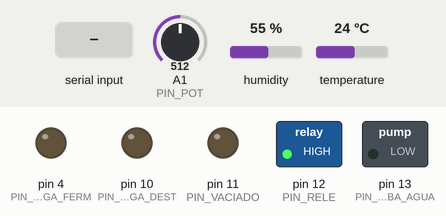
This sketch was run on a simulated Arduino Uno, built with avr-gcc and run on an emulated ATmega328P. Shown: switched loads named in the sketch (green lamp = pin HIGH), output pins drawn as LEDs (lit = HIGH). Dashed ring = blinking. Inputs (shaded band) come from the test bench; at power-on: temperature 24 °C, A1 (PIN_POT) = 512, humidity 55 %. Pins used as bus, display or sensor lines are not drawn; what the sketch prints to the serial monitor is not drawn.

Above: at 2.7 s.
2.8 s: "vaciado:1\n" received over Serial
At 4.5 s:
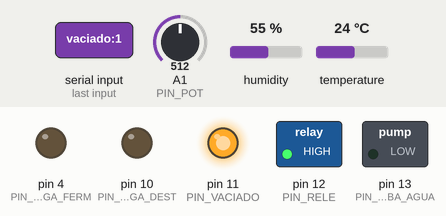
4.8 s: temperature set to 11 °C
At 6.4 s:
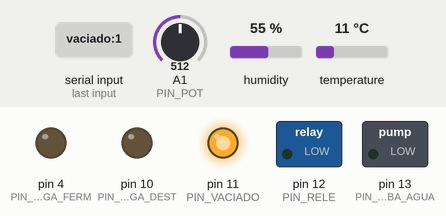
8.0 s: temperature set to 8 °C
At 10.1 s:
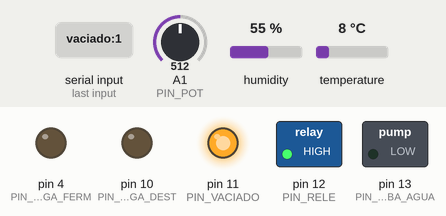
13.0 s: "agua:1\n" received over Serial
At 14.2 s:
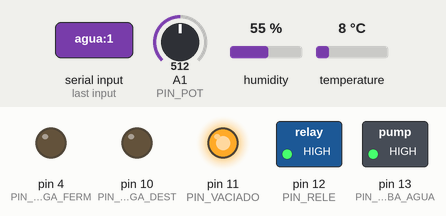
16.5 s: "vaciado:0\n" received over Serial
At 17.2 s:
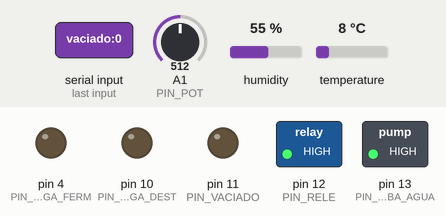
Timing chart, 0 to 24.5 s (numbered marks = the images above; inputs shaded):
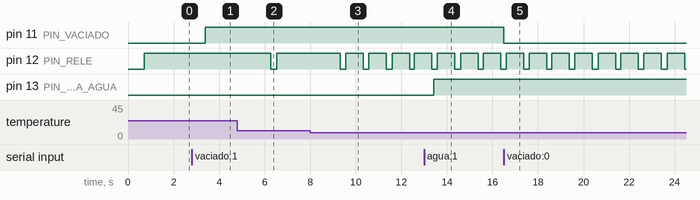

Measured:
- the behaviour switches between 10 and 9 °C on temperature (found by bisection; images 2 and 3)
- after the input at 2.8 s, pin 11 (PIN_VACIADO): LOW → HIGH after 0.59 s
- after the input at 4.8 s, pin 12 (PIN_RELE): HIGH → LOW after 1.5 s, → HIGH 0.26 s later
- after the input at 8.0 s, pin 12 (PIN_RELE): alternates HIGH for 0.77 s and LOW for 0.24 s, starting after 1.3 s
- after the input at 13.0 s, pin 13 (PIN_BOMBA_AGUA): LOW → HIGH after 0.42 s
- after the input at 16.5 s, pin 11 (PIN_VACIADO): HIGH → LOW at once

The sketch:

VERSIO_1.ino
```cpp
#include "Headers.h"

// ==================== DEFINICIÓN DE PINES (ARDUINO UNO R4) ====================
#define PIN_DHT11     2
#define PIN_RELE     12
#define PIN_POT      A1   // Pin central del potenciómetro (peso del alambique)
#define PIN_POT_VCC   7   // Pata (+) del potenciómetro, alimentada desde un pin digital
#define PIN_POT_GND   6   // Pata (-) del potenciómetro

// Salidas ON/OFF: un solo pin por actuador (HIGH = activado, LOW = apagado). El otro borne va a GND.
#define PIN_PURGA_DEST    10   // Purga del destilador (XV202)
#define PIN_PURGA_FERM     4   // Purga del fermentador (XV101)
#define PIN_VACIADO       11   // Válvula de vaciado / extracción (XV301)

// Bomba de agua del destilador (P201 + XV201). Ojo: el pin 13 es además el LED interno de la placa
#define PIN_BOMBA_AGUA  13

// ==================== SIMULACIÓN DEL DESTILADOR ====================
const float OFFSET_TEMP_SIM = 20.0;   // Se suma a la medición del DHT11 para simular más temperatura
const float PESO_MAX_L      = 75.0;   // Fondo de escala del "peso" del alambique (litros)

// ADC de la R4: hasta 14 bits (0..16383). Más sobremuestreo = menos ruido.
const uint8_t  ADC_BITS      = 14;
const uint16_t N_MUESTRAS    = 64;    // Promedio de lecturas por cada medición de peso
float adcMin = 0.0;                   // Lectura con el pote al mínimo (calibrable con el comando calmin)
float adcMax = 1502;               // Lectura con el pote al máximo (calibrable con el comando calmax)
float adcPromedio = 0.0;              // Último promedio crudo (sirve para calibrar)

// ==================== PARÁMETROS Y VARIABLES GLOBALES ====================
float setpoint = 30.0;
float KP = 2.0;
float KI = 0.0;
float KD = 1.0;
double TS = 1.0;          // Tiempo de muestreo por defecto en segundos
double HISTERESIS = 2.0;  // Ancho de banda para el control On/Off

int BTRELE = 100;         // Base de tiempo del relé en ms
float temperaturaActual = 0.0;   // Ya incluye el offset de simulación
float pesoLitros = 0.0;
bool sensorOk = false;
unsigned long tiempoUltimoControl = 0;
unsigned long tiempoUltimaTelemetria = 0;
const unsigned long PERIODO_TELEMETRIA_MS = 500;
int porcentajeActuador = 0;

// Estado actual de las purgas (true = activada). Arrancan apagadas.
bool purgaDestilador   = false;
bool purgaFermentador  = false;

// Estado de la válvula de vaciado (true = abierta). Arranca cerrada.
bool valvulaVaciado    = false;

// Estado de la bomba de agua (true = encendida). Arranca apagada.
bool bombaAgua = false;

// ==================== OBJETOS GLOBALES ====================
SensorDeTemperatura SensorDht11(PIN_DHT11);
Rele ReleSsr(PIN_RELE, BTRELE, "SSR");
// Arrancamos con PID habilitado (true) y On/Off deshabilitado (false)
Control sistemaControl(KP, KI, KD, TS, HISTERESIS, true, false);

// ==================== PROTOTIPOS ====================
void procesarComando(String cmd);
void enviarTelemetria();
float leerPesoLitros();
void reconstruirControl();
void aplicarSalida(uint8_t pin, bool activar);
bool interpretarEstado(String v, bool &resultado);

// ==================== SETUP ====================
void setup() {
    Serial.begin(115200);   // En la R4 el USB es nativo, pero Node-RED debe usar el mismo valor
    delay(200);

    // Salidas ON/OFF: pines como salida y arrancan apagadas (LOW)
    pinMode(PIN_PURGA_DEST, OUTPUT);
    pinMode(PIN_PURGA_FERM, OUTPUT);
    pinMode(PIN_VACIADO,    OUTPUT);
    aplicarSalida(PIN_PURGA_DEST, false);
    aplicarSalida(PIN_PURGA_FERM, false);
    aplicarSalida(PIN_VACIADO,    false);

    // Bomba de agua: arranca apagada
    pinMode(PIN_BOMBA_AGUA, OUTPUT);
    digitalWrite(PIN_BOMBA_AGUA, LOW);

    // Alimentación del potenciómetro desde pines digitales
    pinMode(PIN_POT_VCC, OUTPUT);
    pinMode(PIN_POT_GND, OUTPUT);
    digitalWrite(PIN_POT_VCC, HIGH);
    digitalWrite(PIN_POT_GND, LOW);
    //analogReadResolution(ADC_BITS);   // 14 bits en la R4
    delay(50);                        // Que se estabilice la tensión del pote

    SensorDht11.inicializar();
    // Apagar el actuador al inicio de forma segura (0% de potencia)
    ReleSsr.Aplicar(0);

    tiempoUltimoControl = millis();
    tiempoUltimaTelemetria = millis();
}

// ==================== LOOP PRINCIPAL ====================
void loop() {
    // 1. Gestión de comandos por puerto serie
    //    (while en vez de if: se vacía todo lo que haya llegado, así los comandos de purga
    //     no quedan esperando detrás de otros comandos mientras el relé bloquea el loop)
    while (Serial.available()) {
        String cmd = Serial.readStringUntil('\n');
        cmd.trim();
        if (cmd.length() > 0) {
            procesarComando(cmd);
        }
    }

    // 2. Control temporizado por Tiempo de Muestreo (TS)
    unsigned long intervaloMs = (unsigned long)(TS * 1000.0);
    if (millis() - tiempoUltimoControl >= intervaloMs) {
        tiempoUltimoControl = millis();

        float lectura = SensorDht11.leerTemperatura();
        if (lectura != -999.0) {
            sensorOk = true;
            // Simulación: sumamos 20 °C a la medición real
            temperaturaActual = lectura + OFFSET_TEMP_SIM;

            double accionControl = sistemaControl.CalcularError(setpoint, temperaturaActual);
            porcentajeActuador = (int)accionControl;
            if (porcentajeActuador < 1)   porcentajeActuador = 0;
            if (porcentajeActuador > 100) porcentajeActuador = 100;
            ReleSsr.Aplicar(porcentajeActuador);   // Ojo: bloquea ~800 ms (delay interno de Rele)
        } else {
            // Sensor caído: Rele::Aplicar deja el relé en el último estado, así que
            // forzamos 0% para no dejar el calefactor prendido sin medición.
            sensorOk = false;
            porcentajeActuador = 0;
            ReleSsr.Aplicar(0);
            delay(200);
        }
    }

    // 3. Telemetría periódica (peso incluido), independiente del control
    if (millis() - tiempoUltimaTelemetria >= PERIODO_TELEMETRIA_MS) {
        tiempoUltimaTelemetria = millis();
        pesoLitros = leerPesoLitros();
        enviarTelemetria();
    }

    delay(10);
}

// ==================== LECTURA DEL "PESO" (POTENCIÓMETRO) ====================
// Sobremuestreo: promedia N_MUESTRAS lecturas de 14 bits (resolución ~4.6 mL por cuenta,
// el promedio baja el ruido a ~1 mL). Se informa con 2 decimales (0.01 L).
float leerPesoLitros() {
    uint32_t suma = 0;
    for (uint16_t i = 0; i < N_MUESTRAS; i++) {
        suma += analogRead(PIN_POT);
    }
    adcPromedio = (float)suma / (float)N_MUESTRAS;

    float rango = adcMax - adcMin;
    if (rango < 1.0) rango = 1.0;
    float litros = (adcPromedio - adcMin) * PESO_MAX_L / rango;
    if (litros < 0.0) litros = 0.0;
    if (litros > PESO_MAX_L) litros = PESO_MAX_L;
    return litros;
}

// ==================== AUXILIAR ====================
void reconstruirControl() {
    sistemaControl = Control(KP, KI, KD, TS, HISTERESIS,
                             sistemaControl.GetBanderaPID(), sistemaControl.GetBanderaOnOff());
}

// Activa (HIGH) o desactiva (LOW) una salida de un solo pin.
void aplicarSalida(uint8_t pin, bool activar) {
    digitalWrite(pin, activar ? HIGH : LOW);
}

// Interpreta "1/0", "on/off", "true/false". Devuelve false si el texto no es válido.
bool interpretarEstado(String v, bool &resultado) {
    v.trim();
    if (v == "1" || v == "on"  || v == "true")  { resultado = true;  return true; }
    if (v == "0" || v == "off" || v == "false") { resultado = false; return true; }
    return false;
}

// ==================== PROCESAMIENTO DE COMANDOS ====================
void procesarComando(String cmd) {
    cmd.toLowerCase();
    if (cmd.startsWith("setpoint:")) {
        float val = cmd.substring(9).toFloat();
        if (val >= -50 && val <= 300) setpoint = val;
    }
    else if (cmd.startsWith("hist:")) {
        float val = cmd.substring(5).toFloat();
        if (val >= 0.1 && val <= 50) {
            HISTERESIS = val;
            reconstruirControl();
        }
    }
    else if (cmd.startsWith("kp:")) {
        float val = cmd.substring(3).toFloat();
        if (val >= 0 && val <= 255) { KP = val; reconstruirControl(); }
    }
    else if (cmd.startsWith("ki:")) {
        float val = cmd.substring(3).toFloat();
        if (val >= 0 && val <= 100) { KI = val; reconstruirControl(); }
    }
    else if (cmd.startsWith("kd:")) {
        float val = cmd.substring(3).toFloat();
        if (val >= 0 && val <= 100) { KD = val; reconstruirControl(); }
    }
    else if (cmd.startsWith("ts:")) {
        float val = cmd.substring(3).toFloat();
        if (val >= 1.0 && val <= 10.0) { TS = val; reconstruirControl(); }
        // (se quitó el Serial.print(TS) que ensuciaba el JSON)
    }
    else if (cmd.startsWith("onoff:on")) {
        sistemaControl.SetBanderaPID(false);
        sistemaControl.SetBanderaOnOff(true);
    }
    else if (cmd.startsWith("onoff:off")) {
        sistemaControl.SetBanderaPID(true);
        sistemaControl.SetBanderaOnOff(false);
    }
    // Purgas: "purgadest:1" / "purgadest:0" y "purgaferm:1" / "purgaferm:0" (también on/off)
    else if (cmd.startsWith("purgadest:")) {
        bool estado;
        if (interpretarEstado(cmd.substring(10), estado)) {
            purgaDestilador = estado;
            aplicarSalida(PIN_PURGA_DEST, purgaDestilador);
        }
    }
    else if (cmd.startsWith("purgaferm:")) {
        bool estado;
        if (interpretarEstado(cmd.substring(10), estado)) {
            purgaFermentador = estado;
            aplicarSalida(PIN_PURGA_FERM, purgaFermentador);
        }
    }
    // Válvula de vaciado: "vaciado:1" / "vaciado:0" (también on/off)
    else if (cmd.startsWith("vaciado:")) {
        bool estado;
        if (interpretarEstado(cmd.substring(8), estado)) {
            valvulaVaciado = estado;
            aplicarSalida(PIN_VACIADO, valvulaVaciado);
        }
    }
    // Bomba de agua: "agua:1" / "agua:0" (también on/off)
    else if (cmd.startsWith("agua:")) {
        bool estado;
        if (interpretarEstado(cmd.substring(5), estado)) {
            bombaAgua = estado;
            digitalWrite(PIN_BOMBA_AGUA, bombaAgua ? HIGH : LOW);
        }
    }
    // Calibración del pote: ponelo al mínimo y mandá "calmin", después al máximo y mandá "calmax".
    // Los valores quedan en RAM; copiá los que informa la telemetría a adcMin/adcMax para fijarlos.
    else if (cmd.startsWith("calmin")) {
        pesoLitros = leerPesoLitros();
        adcMin = adcPromedio;
    }
    else if (cmd.startsWith("calmax")) {
        pesoLitros = leerPesoLitros();
        adcMax = adcPromedio;
    }
}

// ==================== TELEMETRÍA ====================
void enviarTelemetria() {
    String tipoControl = "DESCONOCIDO";
    if (sistemaControl.GetBanderaPID()) {
        tipoControl = "PID";
    } else if (sistemaControl.GetBanderaOnOff()) {
        tipoControl = "ON_OFF";
    }

    String json = "{";
    json += "\"setpoint\":" + String(setpoint, 2) + ",";
    json += "\"temperatura_actual\":" + String(temperaturaActual, 2) + ",";
    json += "\"histeresis\":" + String((float)HISTERESIS, 2) + ",";
    json += "\"peso_litros\":" + String(pesoLitros, 2) + ",";
    json += "\"adc_prom\":" + String(adcPromedio, 1) + ",";
    json += "\"adc_min\":" + String(adcMin, 1) + ",";
    json += "\"adc_max\":" + String(adcMax, 1) + ",";
    json += "\"sensor_ok\":" + String(sensorOk ? "true" : "false") + ",";
    json += "\"purga_destilador\":" + String(purgaDestilador ? "true" : "false") + ",";
    json += "\"purga_fermentador\":" + String(purgaFermentador ? "true" : "false") + ",";
    json += "\"valvula_vaciado\":" + String(valvulaVaciado ? "true" : "false") + ",";
    json += "\"bomba_agua\":" + String(bombaAgua ? "true" : "false") + ",";
    json += "\"salida_porcentaje\":" + String((int)porcentajeActuador) + ",";
    json += "\"modo_control\":\"" + tipoControl + "\"";

    if (tipoControl == "PID") {
        json += ",\"parametros_pid\":{";
        json += "\"kp\":" + String(KP, 2) + ",";
        json += "\"ki\":" + String(KI, 2) + ",";
        json += "\"kd\":" + String(KD, 2) + ",";
        json += "\"ts\":" + String(TS, 1);
        json += "}";
    }
    json += "}";

    Serial.println(json);
}
```

Actuador.h
```cpp
#ifndef ACTUADOR_H
#define ACTUADOR_H

#include <Arduino.h>

class actuador {
  private:
    int _baseDeTiempo;
    String _tipo;

  public:
    // Constructor: recibe el tiempo base y el tipo de actuador
    actuador(int BaseDeTiempo, String Tipo) {
      _baseDeTiempo = BaseDeTiempo;
      _tipo = Tipo;
    }

    // Método virtual que recibe un valor entre 1 y 100
    // Por ahora es virtual puro o con implementación vacía (según se prefiera)
    virtual void Aplicar(int valor) {
      // Por el momento no hace nada. Será sobrescrito en clases derivadas.
      // Se puede agregar validación del rango si se desea.
      if (valor < 1 || valor > 100) {
         Serial.println("ERROR: Valor fuera de rango");
        return;
      }
      // Implementación base vacía
    }

    // Métodos para acceder a los atributos (opcionales)
    int getBaseDeTiempo() { return _baseDeTiempo; }
    String getTipo() { return _tipo; }
};
#endif // ACTUADOR_H
```

Control.cpp
```cpp
#include "Control.h"

// ========== Implementación PIDDiscreto ==========
PIDDiscreto::PIDDiscreto(double kp, double ki, double kd, double ts)
    : Kp(kp), Ki(ki), Kd(kd), Ts(ts), integral_acum(0.0), error_anterior(0.0)
{}

void PIDDiscreto::Reset() {
    integral_acum = 0.0;
    error_anterior = 0.0;
}

double PIDDiscreto::Calcular(double error) {
    double P = Kp * error;
    integral_acum += error * Ts;
    double I = Ki * integral_acum;
    double D = (Kd / Ts) * (error - error_anterior);
    error_anterior = error;
    return P + I + D;
}

// ========== Implementación ControlBinario ==========
ControlBinario::ControlBinario(double anchoBanda)
    : anchoBanda(anchoBanda), ultimaSalida(0.0)
{}

void ControlBinario::Reset() {
    ultimaSalida = 0.0;
}

double ControlBinario::Calcular(double setpoint, double medicion) {
    double mitad = anchoBanda / 2.0;
    if (medicion < setpoint - mitad) {
        ultimaSalida = 100.0;
    } else if (medicion > setpoint + mitad) {
        ultimaSalida = 0.0;
    }
    return ultimaSalida;
}

// ========== Implementación Control ==========
Control::Control(double kp, double ki, double kd, double ts,
                 double anchoHisteresis,
                 bool habilitarPID, bool habilitarOnOff)
    : pid(kp, ki, kd, ts),
      binario(anchoHisteresis),
      banderaPID(habilitarPID),
      banderaOnOff(habilitarOnOff),
      flagSalidaForzada(false),
      valorSalidaForzada(0.0)
{}

void Control::SetBanderaPID(bool estado) {
    banderaPID = estado;
}

void Control::SetBanderaOnOff(bool estado) {
    banderaOnOff = estado;
}

bool Control::GetBanderaPID() const {
    return banderaPID;
}

bool Control::GetBanderaOnOff() const {
    return banderaOnOff;
}

void Control::Reset() {
    pid.Reset();
    binario.Reset();
}

void Control::ForzarSalida(bool forzar, double valor) {
    if (forzar) {
        if (valor >= 0.0 && valor <= 100.0) {
            flagSalidaForzada = true;
            valorSalidaForzada = valor;
        } else {

            flagSalidaForzada = false;  // no se fuerza
        }
    } else {
        flagSalidaForzada = false;
        // No se modifica valorSalidaForzada, pero ya no se usa
    }
}

double Control::CalcularError(double setpoint, double medicion) {
    // Si la salida está forzada, retornar el valor prefijado
    if (flagSalidaForzada) {
        return valorSalidaForzada;
    }

    double error = setpoint - medicion;
    double salida = 0.0;

    if (banderaPID) {
        salida += pid.Calcular(error);
    }
    if (banderaOnOff) {
        salida += binario.Calcular(setpoint, medicion);
    }
    return salida;
}
```

Control.h
```cpp
#ifndef CONTROL_H
#define CONTROL_H


// --------------------------------------------------------------
// Clase PID discreto (forma posicional)
// --------------------------------------------------------------
class PIDDiscreto {
private:
    double Kp, Ki, Kd;
    double Ts;
    double integral_acum;
    double error_anterior;

public:
    PIDDiscreto(double kp, double ki, double kd, double ts);
    void Reset();
    double Calcular(double error);
};

// --------------------------------------------------------------
// Clase Control Binario (On/Off con banda de histéresis)
// --------------------------------------------------------------
class ControlBinario {
private:
    double anchoBanda;
    double ultimaSalida;

public:
    ControlBinario(double anchoBanda);
    void Reset();
    double Calcular(double setpoint, double medicion);
};

// --------------------------------------------------------------
// Clase Control que COMPONE un PID y un ControlBinario
// --------------------------------------------------------------
class Control {
private:
    PIDDiscreto pid;
    ControlBinario binario;

    bool banderaPID;
    bool banderaOnOff;

    // Nuevas variables para salida forzada
    bool flagSalidaForzada;
    double valorSalidaForzada;   // debe estar en [0, 100]

public:
    Control(double kp, double ki, double kd, double ts,
            double anchoHisteresis,
            bool habilitarPID, bool habilitarOnOff);

    void SetBanderaPID(bool estado);
    void SetBanderaOnOff(bool estado);
    bool GetBanderaPID() const;
    bool GetBanderaOnOff() const;

    void Reset();

    // Nuevo método: activa/desactiva la salida forzada y establece el valor
    void ForzarSalida(bool forzar, double valor);

    // Calcula el error y la salida (tiene en cuenta la salida forzada si está activa)
    double CalcularError(double setpoint, double medicion);
};

#endif // CONTROL_H
```

Headers.h
```cpp
// headers.h - Incluye todos los headers del proyecto

#ifndef HEADERS_H
#define HEADERS_H

// Incluir todos los archivos .h
#include "Actuador.h"
#include "Control.h"
#include "rele.h"
#include "SensorDeTemperatura.h"


#endif // HEADERS_H
```

Source omitted: SensorDeTemperatura.h (1096 bytes), rele.cpp (929 bytes), rele.h (438 bytes)
